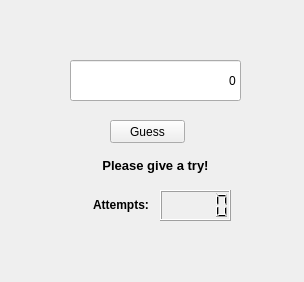
<?xml version="1.0" encoding="UTF-8"?>
<ui version="4.0">
 <class>Form</class>
 <widget class="QWidget" name="Form">
  <property name="geometry">
   <rect>
    <x>0</x>
    <y>0</y>
    <width>304</width>
    <height>282</height>
   </rect>
  </property>
  <property name="windowTitle">
   <string>Form</string>
  </property>
  <widget class="QPushButton" name="pushButton">
   <property name="geometry">
    <rect>
     <x>110</x>
     <y>120</y>
     <width>75</width>
     <height>23</height>
    </rect>
   </property>
   <property name="text">
    <string>Guess</string>
   </property>
  </widget>
  <widget class="QLineEdit" name="lineEdit">
   <property name="geometry">
    <rect>
     <x>70</x>
     <y>60</y>
     <width>171</width>
     <height>41</height>
    </rect>
   </property>
   <property name="text">
    <string>0</string>
   </property>
   <property name="alignment">
    <set>Qt::AlignRight|Qt::AlignTrailing|Qt::AlignVCenter</set>
   </property>
  </widget>
  <widget class="QLabel" name="label">
   <property name="geometry">
    <rect>
     <x>80</x>
     <y>150</y>
     <width>151</width>
     <height>31</height>
    </rect>
   </property>
   <property name="text">
    <string>&lt;html&gt;&lt;head/&gt;&lt;body&gt;&lt;p&gt;&lt;span style=&quot; font-size:10pt; font-weight:600;&quot;&gt;Please give a try!&lt;/span&gt;&lt;/p&gt;&lt;/body&gt;&lt;/html&gt;</string>
   </property>
   <property name="alignment">
    <set>Qt::AlignCenter</set>
   </property>
  </widget>
  <widget class="QLCDNumber" name="lcdNumber">
   <property name="geometry">
    <rect>
     <x>160</x>
     <y>190</y>
     <width>71</width>
     <height>31</height>
    </rect>
   </property>
   <property name="font">
    <font>
     <family>Calibri</family>
     <pointsize>20</pointsize>
     <weight>75</weight>
     <italic>true</italic>
     <bold>true</bold>
    </font>
   </property>
  </widget>
  <widget class="QLabel" name="label_2">
   <property name="geometry">
    <rect>
     <x>93</x>
     <y>190</y>
     <width>61</width>
     <height>31</height>
    </rect>
   </property>
   <property name="text">
    <string>&lt;html&gt;&lt;head/&gt;&lt;body&gt;&lt;p&gt;&lt;span style=&quot; font-weight:600;&quot;&gt;Attempts:&lt;/span&gt;&lt;/p&gt;&lt;/body&gt;&lt;/html&gt;</string>
   </property>
  </widget>
 </widget>
 <resources/>
 <connections/>
</ui>
